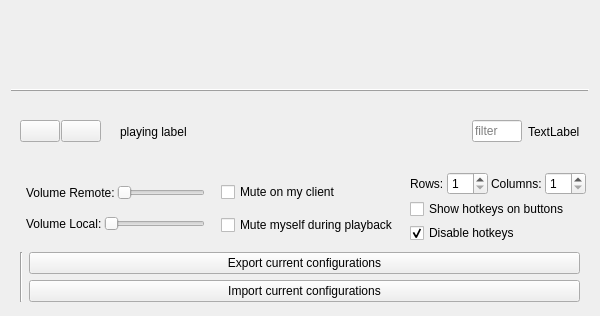
<?xml version="1.0" encoding="UTF-8"?>
<ui version="4.0">
 <class>MainWindow</class>
 <widget class="QWidget" name="MainWindow">
  <property name="windowModality">
   <enum>Qt::NonModal</enum>
  </property>
  <property name="geometry">
   <rect>
    <x>0</x>
    <y>0</y>
    <width>600</width>
    <height>316</height>
   </rect>
  </property>
  <property name="minimumSize">
   <size>
    <width>600</width>
    <height>0</height>
   </size>
  </property>
  <property name="windowTitle">
   <string>Pulse Deck TS3</string>
  </property>
  <property name="windowIcon">
   <iconset resource="qtres.qrc">
    <normaloff>:/icon/img/rpmb_icon_64.png</normaloff>:/icon/img/rpmb_icon_64.png</iconset>
  </property>
  <property name="locale">
   <locale language="English" country="UnitedStates"/>
  </property>
  <layout class="QVBoxLayout" name="verticalLayout_2">
   <property name="spacing">
    <number>0</number>
   </property>
   <item>
    <widget class="QWidget" name="gridWidget" native="true">
     <layout class="QGridLayout" name="gridLayout">
      <property name="bottomMargin">
       <number>3</number>
      </property>
      <property name="spacing">
       <number>3</number>
      </property>
     </layout>
    </widget>
   </item>
   <item>
    <widget class="QFrame" name="frame">
     <property name="frameShape">
      <enum>QFrame::HLine</enum>
     </property>
     <property name="frameShadow">
      <enum>QFrame::Raised</enum>
     </property>
    </widget>
   </item>
   <item>
    <widget class="QFrame" name="horizontalFrame">
     <layout class="QHBoxLayout" name="horizontalLayout_3">
      <property name="spacing">
       <number>6</number>
      </property>
      <property name="topMargin">
       <number>3</number>
      </property>
      <property name="bottomMargin">
       <number>3</number>
      </property>
      <item>
       <layout class="QHBoxLayout" name="horizontalLayout_4">
        <property name="spacing">
         <number>1</number>
        </property>
        <item>
         <widget class="QPushButton" name="b_stop">
          <property name="enabled">
           <bool>true</bool>
          </property>
          <property name="sizePolicy">
           <sizepolicy hsizetype="Minimum" vsizetype="Fixed">
            <horstretch>0</horstretch>
            <verstretch>0</verstretch>
           </sizepolicy>
          </property>
          <property name="text">
           <string/>
          </property>
          <property name="icon">
           <iconset resource="qtres.qrc">
            <normaloff>:/icon/img/stoparrow_32.png</normaloff>:/icon/img/stoparrow_32.png</iconset>
          </property>
         </widget>
        </item>
        <item>
         <widget class="QPushButton" name="b_pause">
          <property name="enabled">
           <bool>true</bool>
          </property>
          <property name="sizePolicy">
           <sizepolicy hsizetype="Minimum" vsizetype="Fixed">
            <horstretch>0</horstretch>
            <verstretch>0</verstretch>
           </sizepolicy>
          </property>
          <property name="text">
           <string/>
          </property>
          <property name="icon">
           <iconset resource="qtres.qrc">
            <normaloff>:/icon/img/playarrow_32.png</normaloff>:/icon/img/playarrow_32.png</iconset>
          </property>
          <property name="checkable">
           <bool>false</bool>
          </property>
         </widget>
        </item>
       </layout>
      </item>
      <item>
       <widget class="QLabel" name="playingIconLabel">
        <property name="sizePolicy">
         <sizepolicy hsizetype="Fixed" vsizetype="Fixed">
          <horstretch>0</horstretch>
          <verstretch>0</verstretch>
         </sizepolicy>
        </property>
        <property name="maximumSize">
         <size>
          <width>23</width>
          <height>23</height>
         </size>
        </property>
        <property name="text">
         <string/>
        </property>
        <property name="pixmap">
         <pixmap resource="qtres.qrc">:/icon/img/speaker_icon_3_64.png</pixmap>
        </property>
        <property name="scaledContents">
         <bool>true</bool>
        </property>
       </widget>
      </item>
      <item>
       <widget class="QLabel" name="playingLabel">
        <property name="sizePolicy">
         <sizepolicy hsizetype="Expanding" vsizetype="Preferred">
          <horstretch>0</horstretch>
          <verstretch>0</verstretch>
         </sizepolicy>
        </property>
        <property name="text">
         <string>playing label</string>
        </property>
       </widget>
      </item>
      <item>
       <widget class="QLineEdit" name="filterEdit">
        <property name="maximumSize">
         <size>
          <width>50</width>
          <height>16777215</height>
         </size>
        </property>
        <property name="placeholderText">
         <string>filter</string>
        </property>
       </widget>
      </item>
      <item>
       <widget class="QLabel" name="labelStatus">
        <property name="text">
         <string>TextLabel</string>
        </property>
       </widget>
      </item>
     </layout>
    </widget>
   </item>
   <item>
    <widget class="QWidget" name="settingsWidget" native="true">
     <layout class="QHBoxLayout" name="horizontalLayout">
      <property name="leftMargin">
       <number>15</number>
      </property>
      <property name="topMargin">
       <number>0</number>
      </property>
      <property name="rightMargin">
       <number>3</number>
      </property>
      <property name="bottomMargin">
       <number>3</number>
      </property>
      <item>
       <layout class="QVBoxLayout" name="verticalLayout_3">
        <property name="spacing">
         <number>2</number>
        </property>
        <property name="leftMargin">
         <number>0</number>
        </property>
        <property name="topMargin">
         <number>0</number>
        </property>
        <property name="rightMargin">
         <number>0</number>
        </property>
        <property name="bottomMargin">
         <number>0</number>
        </property>
        <item>
         <layout class="QHBoxLayout" name="horizontalLayout_6">
          <item>
           <widget class="QLabel" name="label">
            <property name="text">
             <string>Volume Remote:</string>
            </property>
           </widget>
          </item>
          <item>
           <widget class="QSlider" name="sl_volumeRemote">
            <property name="maximum">
             <number>100</number>
            </property>
            <property name="pageStep">
             <number>10</number>
            </property>
            <property name="orientation">
             <enum>Qt::Horizontal</enum>
            </property>
            <property name="tickPosition">
             <enum>QSlider::NoTicks</enum>
            </property>
            <property name="tickInterval">
             <number>0</number>
            </property>
           </widget>
          </item>
         </layout>
        </item>
        <item>
         <layout class="QHBoxLayout" name="horizontalLayout_5">
          <item>
           <widget class="QLabel" name="label">
            <property name="text">
             <string>Volume Local:</string>
            </property>
           </widget>
          </item>
          <item>
           <widget class="QSlider" name="sl_volumeLocal">
            <property name="maximum">
             <number>100</number>
            </property>
            <property name="pageStep">
             <number>10</number>
            </property>
            <property name="orientation">
             <enum>Qt::Horizontal</enum>
            </property>
            <property name="tickPosition">
             <enum>QSlider::NoTicks</enum>
            </property>
            <property name="tickInterval">
             <number>0</number>
            </property>
           </widget>
          </item>
         </layout>
        </item>
       </layout>
      </item>
      <item>
       <spacer name="horizontalSpacer_2">
        <property name="orientation">
         <enum>Qt::Horizontal</enum>
        </property>
        <property name="sizeType">
         <enum>QSizePolicy::Fixed</enum>
        </property>
        <property name="sizeHint" stdset="0">
         <size>
          <width>10</width>
          <height>0</height>
         </size>
        </property>
       </spacer>
      </item>
      <item>
       <layout class="QVBoxLayout" name="verticalLayout_4">
        <property name="spacing">
         <number>2</number>
        </property>
        <property name="sizeConstraint">
         <enum>QLayout::SetDefaultConstraint</enum>
        </property>
        <item>
         <widget class="QCheckBox" name="cb_mute_locally">
          <property name="sizePolicy">
           <sizepolicy hsizetype="Minimum" vsizetype="Fixed">
            <horstretch>0</horstretch>
            <verstretch>0</verstretch>
           </sizepolicy>
          </property>
          <property name="text">
           <string>Mute on my client</string>
          </property>
         </widget>
        </item>
        <item>
         <widget class="QCheckBox" name="cb_mute_myself">
          <property name="text">
           <string>Mute myself during playback</string>
          </property>
         </widget>
        </item>
       </layout>
      </item>
      <item>
       <spacer name="horizontalSpacer_4">
        <property name="orientation">
         <enum>Qt::Horizontal</enum>
        </property>
        <property name="sizeType">
         <enum>QSizePolicy::Fixed</enum>
        </property>
        <property name="sizeHint" stdset="0">
         <size>
          <width>5</width>
          <height>0</height>
         </size>
        </property>
       </spacer>
      </item>
      <item>
       <layout class="QVBoxLayout" name="verticalLayout_5">
        <property name="spacing">
         <number>3</number>
        </property>
        <item>
         <layout class="QHBoxLayout" name="horizontalLayout_2">
          <item>
           <widget class="QLabel" name="label_2">
            <property name="text">
             <string>Rows:</string>
            </property>
           </widget>
          </item>
          <item>
           <widget class="QSpinBox" name="sb_rows">
            <property name="minimum">
             <number>1</number>
            </property>
            <property name="maximum">
             <number>50</number>
            </property>
           </widget>
          </item>
          <item>
           <widget class="QLabel" name="label_3">
            <property name="text">
             <string>Columns:</string>
            </property>
           </widget>
          </item>
          <item>
           <widget class="QSpinBox" name="sb_cols">
            <property name="minimum">
             <number>1</number>
            </property>
            <property name="maximum">
             <number>50</number>
            </property>
           </widget>
          </item>
         </layout>
        </item>
        <item>
         <widget class="QCheckBox" name="cb_show_hotkeys_on_buttons">
          <property name="text">
           <string>Show hotkeys on buttons</string>
          </property>
         </widget>
        </item>
        <item>
         <widget class="QCheckBox" name="cb_disable_hotkeys">
          <property name="text">
           <string>Disable hotkeys</string>
          </property>
          <property name="checked">
           <bool>true</bool>
          </property>
         </widget>
        </item>
       </layout>
      </item>
     </layout>
    </widget>
   </item>
   <item>
    <widget class="QWidget" name="configsWidget" native="true">
     <property name="sizePolicy">
      <sizepolicy hsizetype="Preferred" vsizetype="Fixed">
       <horstretch>0</horstretch>
       <verstretch>0</verstretch>
      </sizepolicy>
     </property>
     <layout class="QHBoxLayout" name="horizontalLayout_8">
      <property name="leftMargin">
       <number>9</number>
      </property>
      <property name="topMargin">
       <number>3</number>
      </property>
      <property name="rightMargin">
       <number>9</number>
      </property>
      <property name="bottomMargin">
       <number>3</number>
      </property>
      <item>
       <layout class="QGridLayout" name="configsGrid"/>
      </item>
      <item>
       <widget class="QFrame" name="frame_2">
        <property name="frameShape">
         <enum>QFrame::VLine</enum>
        </property>
        <property name="frameShadow">
         <enum>QFrame::Sunken</enum>
        </property>
       </widget>
      </item>
      <item>
       <layout class="QVBoxLayout" name="verticalLayout">
        <item>
         <widget class="QPushButton" name="pushSave">
          <property name="text">
           <string>Export current configurations</string>
          </property>
         </widget>
        </item>
        <item>
         <widget class="QPushButton" name="pushLoad">
          <property name="text">
           <string>Import current configurations</string>
          </property>
         </widget>
        </item>
       </layout>
      </item>
     </layout>
    </widget>
   </item>
  </layout>
 </widget>
 <resources>
  <include location="qtres.qrc"/>
 </resources>
 <connections/>
</ui>
